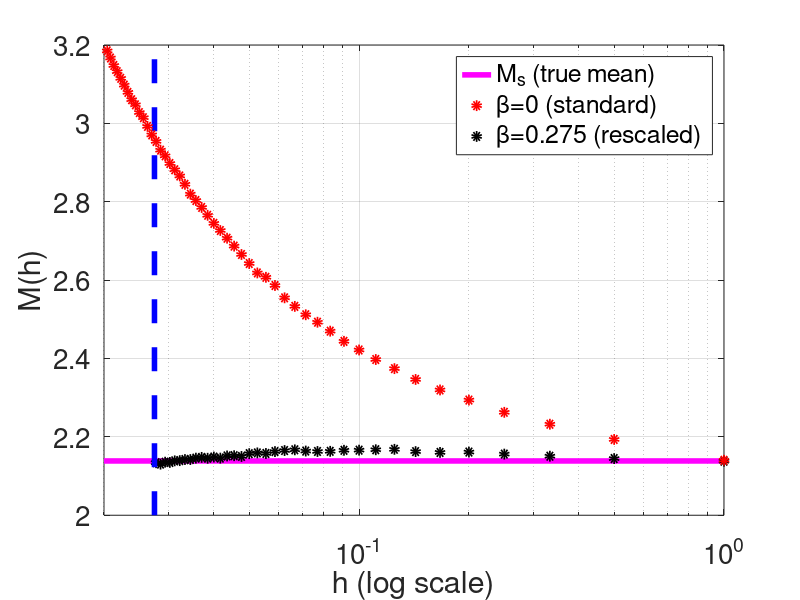

Reproduce this figure in MATLAB.
function Figure6_4

results=load('data_Figure6_4_a.dat');
resultsbeta0275=load('data_Figure6_4_b.dat');
Ms=0.25+(besseli(0,8)+besseli(2,8))/besseli(1,8);
set(groot,'defaultAxesTickLabelInterpreter','tex');

figure;
hh1=semilogx(1./[1 50],[Ms Ms],'m','Linewidth',4');
hold on;
hh3=semilogx(1./resultsbeta0275(:,1),resultsbeta0275(:,2),'ok','Markersize',4,'Linewidth',4);
semilogx([0.0275 0.0275],[2 3.3],'b--','Linewidth',4);
hh2=semilogx(1./results(:,1),results(:,2),'or','Markersize',4,'Linewidth',4);
hl=legend([hh1,hh2,hh3],'M_s (true mean)','\beta=0 (standard)','\beta=0.275 (rescaled)');
set(hl,'interpreter','tex','Fontsize',20,'location','northeast');
xlabel('h (log scale)','interpreter','tex');
ylabel('M(h)','interpreter','tex');
%set(gca,'XTick',[0.028 0.1 0.3 1]);
%set(gca,'XTickLabel',{'h_{\rm crit}' '10^{-1}' '3{}\times{}10^{-1}' '10^0'});
axis([0 1 2 3.2]);
set(gca,'Fontsize',20);
grid on;
